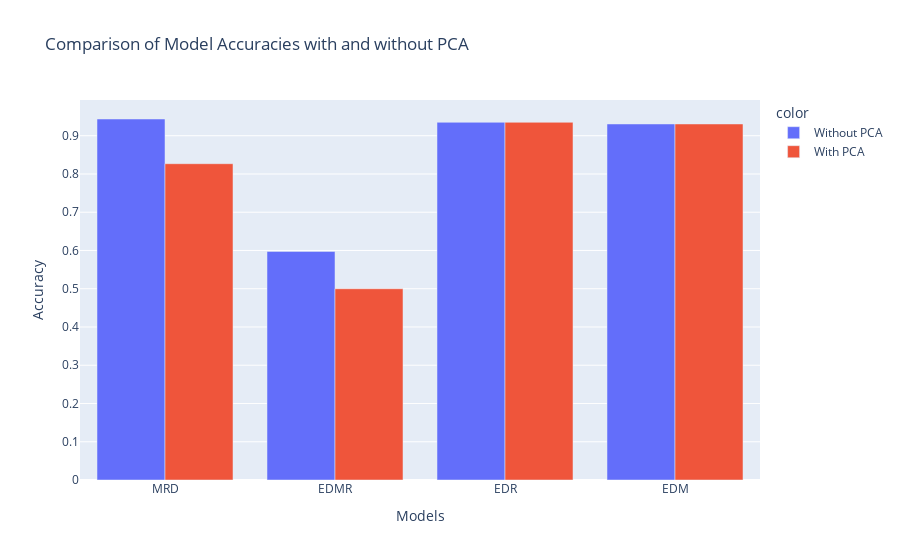

The notebook cell this image was saved under:
### Code cell
import plotly.express as px

# Accuracy values without PCA
accuracy_without_pca = [accuracy_svm_mrd,accuracy_svm_4,accuracy_svm_edr,accuracy_svm_edm]

# Accuracy values with PCA
accuracy_with_pca = [accuracy_svm_pca_mrd,accuracy_svm_pca_4,accuracy_svm_edr,accuracy_svm_edm]

# Models
model_names = [ 'MRD','EDMR','EDR','EDM']

# Create a grouped bar chart
fig = px.bar(x=model_names * 2,
             y=accuracy_without_pca + accuracy_with_pca,
             color=['Without PCA'] * len(model_names) + ['With PCA'] * len(model_names),
             barmode='group',
             labels={'y': 'Accuracy', 'x': 'Models'},
             title='Comparison of Model Accuracies with and without PCA')

# Show the plot
fig.show()

### Figure 1 — Plotly figure (JSON) as saved in the notebook; plotly's stock layout.template omitted (floating-point values rounded to 4 significant figures)
{"data": [{"alignmentgroup": "True", "hovertemplate": "color=Without PCA<br>Models=%{x}<br>Accuracy=%{y}<extra></extra>", "legendgroup": "Without PCA", "marker": {"color": "#636efa", "pattern": {"shape": ""}}, "name": "Without PCA", "offsetgroup": "Without PCA", "orientation": "v", "showlegend": true, "textposition": "auto", "type": "bar", "x": ["MRD", "EDMR", "EDR", "EDM"], "xaxis": "x", "y": [0.9437, 0.5974, 0.9351, 0.9307], "yaxis": "y"}, {"alignmentgroup": "True", "hovertemplate": "color=With PCA<br>Models=%{x}<br>Accuracy=%{y}<extra></extra>", "legendgroup": "With PCA", "marker": {"color": "#EF553B", "pattern": {"shape": ""}}, "name": "With PCA", "offsetgroup": "With PCA", "orientation": "v", "showlegend": true, "textposition": "auto", "type": "bar", "x": ["MRD", "EDMR", "EDR", "EDM"], "xaxis": "x", "y": [0.8268, 0.5, 0.9351, 0.9307], "yaxis": "y"}], "layout": {"barmode": "group", "legend": {"title": {"text": "color"}, "tracegroupgap": 0}, "title": {"text": "Comparison of Model Accuracies with and without PCA"}, "xaxis": {"anchor": "y", "domain": [0, 1], "title": {"text": "Models"}}, "yaxis": {"anchor": "x", "domain": [0, 1], "title": {"text": "Accuracy"}}}}
